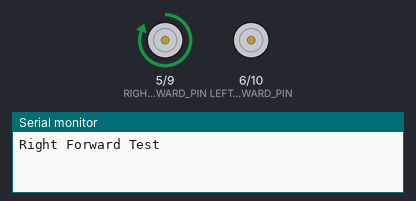
Simulated run of this sketch. Board: Arduino Nano, built with avr-gcc and run on an emulated ATmega328P. Parts: motor-driver pin pairs drawn as motors (green arrow = first pin HIGH = forward, orange = second pin HIGH = backward, longer = more drive), the last lines printed to the serial monitor.

Above: at 1.0 s.
At 4.0 s:
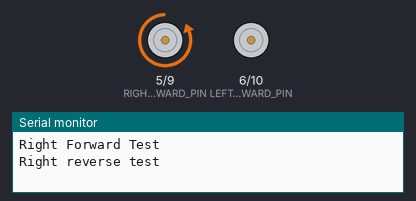
At 7.0 s:
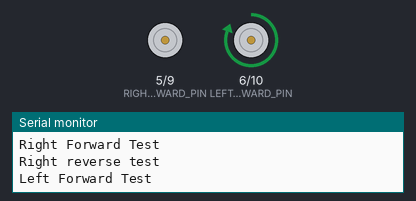
At 12.5 s:
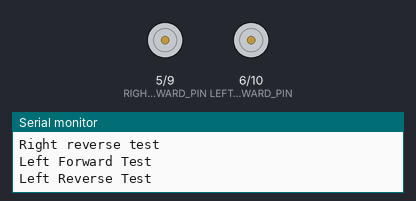
Timing chart, 0 to 18.2 s (numbered marks = the images above):
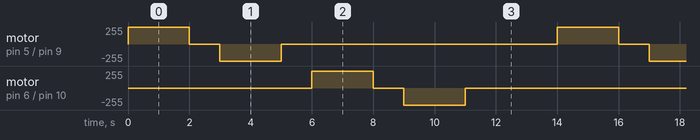

The sketch:

_03-motor-test.ino
```cpp
/*
Robot Motors Direction Tests
 This test makes sure we get all four of the motor dirction pins correct.
 The program should moves the right wheel forward, right reverse, left forward and left reverse.
 Keep changing these numbers or jumper wires until you get it right directions for each wheel
 Use the serial monitor to verify which one should be working
 Note, On the Arduino Nano, ONLY pins 3,5,6,9,10 and 11 have PWM output.  You must use these to drive the motors.
 See https://www.arduino.cc/en/Main/ArduinoBoardNano

 The convention is to use the first four pins (3,5,6,9) for the motor controls
 If you use a ribbon connector the order will be 5,3,6 and 9
 https://www.arduino.cc/reference/en/language/functions/analog-io/analogwrite/
*/

// change these numbers until you get right forward, right backward, left forward, left reverse
// you can only use PWM pins.  On the Arduino Nano these are 3, 5, 6, 9, 10 and 11
// We are going to tuse pin 3 as an interrupt so we can't use it here
#define RIGHT_FORWARD_PIN 5
#define RIGHT_REVERSE_PIN 9
#define LEFT_FORWARD_PIN 6
#define LEFT_REVERSE_PIN 10

int delay_time_on = 2000; // how long should each wheel turn?
int delay_time_off = 1000; // delay between tests
int delay_end_of_test= 3000; // delay between tests

void setup() {
  // Turn these pins on for PWM OUTPUT
  // you can use digitalWrite for testing if the PWM pins are not free
  pinMode(RIGHT_FORWARD_PIN, OUTPUT);
  pinMode(RIGHT_REVERSE_PIN, OUTPUT);
  pinMode(LEFT_FORWARD_PIN, OUTPUT);
  pinMode(LEFT_REVERSE_PIN, OUTPUT);
  // turn all the motors off
  analogWrite(RIGHT_FORWARD_PIN, 0);
  analogWrite(RIGHT_REVERSE_PIN, 0);
  analogWrite(LEFT_FORWARD_PIN, 0);
  analogWrite(LEFT_REVERSE_PIN, 0);
  // for debugging.  The output will appear on the serial monitor
  // To open the serial monitor, click the magnafing glass icon in the upper right corner
  Serial.begin(9600);      // open the serial port at 9600 bps
}

void loop() {
  Serial.println("Right Forward Test");
  digitalWrite(RIGHT_FORWARD_PIN, 255);
  delay(delay_time_on);
  analogWrite(RIGHT_FORWARD_PIN, 0);
  delay(delay_time_off);

  Serial.println("Right reverse test");
  digitalWrite(RIGHT_REVERSE_PIN, 255);
  delay(delay_time_on);
  digitalWrite(RIGHT_REVERSE_PIN, 0);
  delay(delay_time_off);

  Serial.println("Left Forward Test");
  digitalWrite(LEFT_FORWARD_PIN, 255);
  delay(delay_time_on);
  digitalWrite(LEFT_FORWARD_PIN, 0);
  delay(delay_time_off);

  Serial.println("Left Reverse Test");
  digitalWrite(LEFT_REVERSE_PIN, 255);
  delay(delay_time_on);
  digitalWrite(LEFT_REVERSE_PIN, 0);

  delay(delay_end_of_test);
}
```

Measured:
- by itself, motor on pin 5 (RIGHT_FORWARD_PIN) / pin 9 (RIGHT_REVERSE_PIN), motor on pin 6 (LEFT_FORWARD_PIN) / pin 10 (LEFT_REVERSE_PIN): repeats every 14.0 s: stopped 1.0 s, backward 255/255 2.0 s, stopped 9.0 s, forward 255/255 2.0 s
